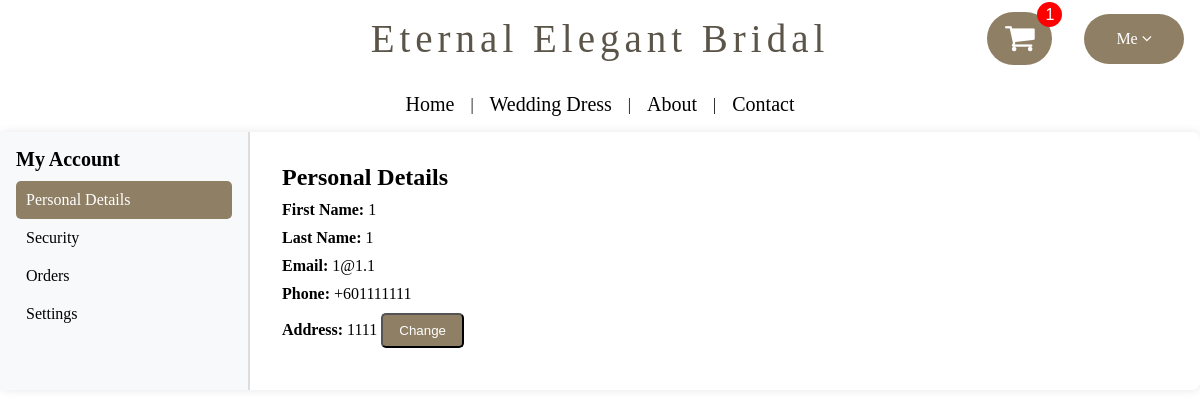
Screenshot of /userpage/product/ProfilePage.php (signed in) with the database file from the repository.
### tables this page shows
CREATE TABLE `users` (
  `id` int(11) NOT NULL,
  `username` varchar(50) NOT NULL,
  `first_name` varchar(50) NOT NULL,
  `last_name` varchar(50) NOT NULL,
  `email` varchar(100) NOT NULL,
  `phone_number` varchar(20) NOT NULL,
  `address` text NOT NULL,
  `password` varchar(255) NOT NULL,
  `created_at` timestamp NOT NULL DEFAULT current_timestamp(),
  `safe_key_question` varchar(255) NOT NULL,
  `safe_key_answer` varchar(255) NOT NULL,
  `role` enum('admin','user') NOT NULL DEFAULT 'user'
);

### backend/user/cart/showCartNumber.php (called while the page is built, shortened)
<?php
include __DIR__ . "/../../../backend/db_connect.php";
$user_id = $_SESSION['user_id'];
$sql = "SELECT SUM(quantity) AS cart_count FROM cart_items WHERE cart_id = (SELECT id FROM cart WHERE user_id = ?)";
$stmt = $conn->prepare($sql);
$stmt->bind_param("i", $user_id);
$stmt->execute();
$result = $stmt->get_result();
$row = $result->fetch_assoc();
$cart_count = $row['cart_count'] ?? 0;
?>

### backend/user/product/profile.php (called while the page is built, shortened)
<?php
include __DIR__ . "/../../../backend/db_connect.php";
$first_name = $_SESSION["first_name"] ?? "Guest";
$last_name = $_SESSION["last_name"] ?? "";
$email = $_SESSION["email"] ?? "";
$phone = $_SESSION["phone_number"] ?? "";
$address = $_SESSION["address"] ?? "";
$user_id = $_SESSION["user_id"];
$stmt = $conn->prepare("SELECT first_name, last_name, email, phone_number,address FROM users WHERE id = ?");
$stmt->bind_param("i", $user_id);
$stmt->execute();
$stmt->bind_result($first_name, $last_name, $email, $phone, $address);
?>

### userpage/product/ProfilePage.php (the view, shortened to what this page needs)
<?php
include "../../backend/user/cart/showCartNumber.php";
include "../../backend/user/payment/viewOrderRecord.php";
include "../../backend/user/product/profile.php";
?>
<!DOCTYPE html>
<html lang="en">
<head>
    <link rel="stylesheet" href="/BackendWebDev/userstyle/transition.css">
    <link rel="stylesheet" href="/BackendWebDev/userstyle/profile.css">
    <link rel="stylesheet" href="https://cdnjs.cloudflare.com/ajax/libs/font-awesome/4.7.0/css/font-awesome.min.css">
</head>
<body>
    <header>
        <h1>Eternal Elegant Bridal</h1>
        <div class="right-section">
            <button class="cart-btn" id="open-btn" onclick="window.location.href='../cart/CartPage.php'">
                <i class="fa fa-shopping-cart" aria-hidden="true"></i>
                <?php if ($cart_count > 0): ?>
                <span class="icon-button__badge"><?= $cart_count ?></span>
                <?php endif; ?>
            </button>
            <div class="dropdown">
                <button class="dropbtn" id="account-btn">
                    <span>Me <i class="fa fa-angle-down" aria-hidden="true"></i></span>
                </button>
            </div>
    </header>
    <nav>
        <a class="blink" href="MainPage.php">Home</a> |
        <a class="blink" href="WeddingDressPage.php">Wedding Dress</a> |
        <a class="blink" href="">About</a> |
        <a class="blink" href="">Contact</a>
    </nav>
    <div class="container">
        <div class="sidebar">
            <h2>My Account</h2>
            <ul>
                <li class="active" onclick="showSection('personal')">Personal Details</li>
                <li onclick="showSection('security')">Security</li>
                <li onclick="showSection('orders')">Orders</li>
                <li onclick="showSection('settings')">Settings</li>
            </ul>
        </div>
        <div class="content">
            <div id="personal" class="section">
                <h2>Personal Details</h2>
                <p><strong>First Name:</strong> <?php echo htmlspecialchars($first_name); ?></p>
                <p><strong>Last Name:</strong> <?php echo htmlspecialchars($last_name); ?></p>
                <p><strong>Email:</strong> <?php echo htmlspecialchars($email); ?></p>
                <p><strong>Phone:</strong> <?php echo htmlspecialchars($phone); ?></p>
                <p>
                    <strong>Address:</strong>
                    <span id="address-text"><?php echo htmlspecialchars($address); ?></span>
                    <button id="edit-address-btn" class="edit-btn" onclick="editAddress()">Change</button>
                </p>
            </div>
        </div>
    </div>
</body>
</html>

### userstyle/transition.css (style rules this page uses)
body { opacity: 0; transition: opacity .5s; }

### userstyle/profile.css (style rules this page uses)
* { margin: 0; padding: 0; box-sizing: border-box; }
header { display: flex; justify-content: center; align-items: center; padding: 1rem; position: relative; }
h1 { font-family: 'Crimson Text'; font-weight: 400; letter-spacing: 5px; font-size: 50px; }
html, body { height: 100%; display: flex; flex-direction: column; max-width: 100%; }
header h1 { font-family: 'Crimson Text'; font-weight: 400; color: #5B5449; letter-spacing: 5px; font-size: 39px; text-align: center; flex-grow: 1; }
.right-section { display: flex; align-items: center; gap: 2rem; margin-right: auto; position: absolute; right: 1rem; }
.cart-btn { background-color: #8F7F65; color: white; padding: .5rem 1.1rem; border: none; cursor: pointer; border-radius: 2rem; margin-left: 10rem; font-size: 2rem; position: relative; }
.icon-button__badge { position: absolute; font-size: 16px; top: -10px; right: -10px; width: 25px; height: 25px; background: red; color: #ffffff; display: flex; justify-content: center; align-items: center; border-radius: 50%; }
.dropdown { display: inline-block; }
.dropbtn { background-color: #8F7F65; color: white; padding: 1rem 2rem; font-size: 16px; border: none; cursor: pointer; border-radius: 2rem; font-family: 'Crimson Text'; font-weight: 400; display: flex; align-items: center; }
nav { display: flex; justify-content: center; align-items: center; padding: 1rem; }
nav a { font-family: 'Crimson Text'; font-weight: 400; font-size: 20px; margin: 0 1rem; text-decoration: none; color : #000; }
.container { display: flex; width: 100%; background: white; border-radius: 8px; overflow: hidden; box-shadow: 0px 0px 10px rgba(0, 0, 0, 0.1); }
.sidebar { width: 250px; background-color: #f8f9fa; padding: 1rem; border-right: 2px solid #ddd; }
.sidebar h2 { font-size: 20px; margin-bottom: 10px; }
.sidebar ul { list-style: none; }
.sidebar ul li { padding: 10px; cursor: pointer; font-size: 16px; transition: background 0.3s ease; }
.sidebar ul li:hover, .sidebar ul li.active { background-color: #8F7F65; color: white; border-radius: 5px; }
.content { flex-grow: 1; padding: 2rem; }
.section { visibility: hidden; opacity: 0; position: absolute; transition: opacity 0.3s ease-in-out; }
.section.active { visibility: visible; opacity: 1; position: relative; }
.section h2 { margin-bottom: 10px; }
.section p { font-size: 16px; margin-bottom: 10px; }
.edit-btn { display: inline-block; padding: 8px 16px; background-color: #8F7F65; color: white; text-decoration: none; border-radius: 5px; font-weight: 500; transition: background-color 0.3s ease; }

### rows the page displays
users: first_name "1", last_name "1", email "1@1.1", phone_number "+601111111", address "1111"

### other values shown
$cart_count "1"
